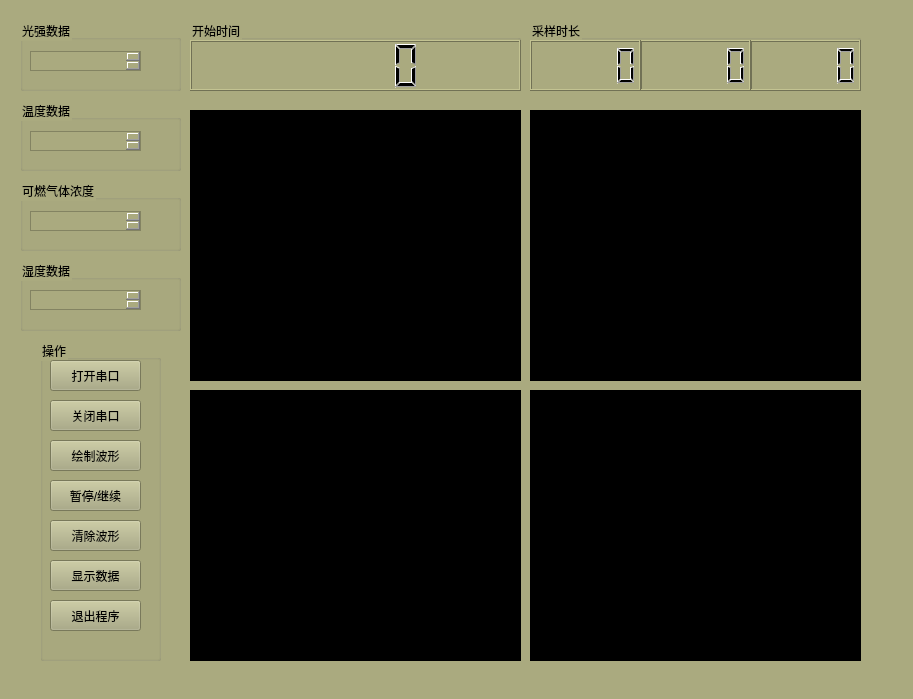
<?xml version="1.0" encoding="UTF-8"?>
<ui version="4.0">
 <class>Widget</class>
 <widget class="QWidget" name="Widget">
  <property name="geometry">
   <rect>
    <x>0</x>
    <y>0</y>
    <width>913</width>
    <height>699</height>
   </rect>
  </property>
  <property name="windowTitle">
   <string>Widget</string>
  </property>
  <property name="styleSheet">
   <string notr="true">background-color: rgb(170, 170, 127);</string>
  </property>
  <widget class="QWidget" name="widget" native="true">
   <property name="geometry">
    <rect>
     <x>190</x>
     <y>110</y>
     <width>331</width>
     <height>271</height>
    </rect>
   </property>
   <property name="styleSheet">
    <string notr="true">background-color: rgb(0, 0, 0);</string>
   </property>
   <widget class="QGraphicsView" name="graphicsView">
    <property name="enabled">
     <bool>true</bool>
    </property>
    <property name="geometry">
     <rect>
      <x>30</x>
      <y>20</y>
      <width>277</width>
      <height>226</height>
     </rect>
    </property>
    <property name="mouseTracking">
     <bool>false</bool>
    </property>
    <property name="acceptDrops">
     <bool>true</bool>
    </property>
    <property name="autoFillBackground">
     <bool>false</bool>
    </property>
    <property name="interactive">
     <bool>true</bool>
    </property>
    <property name="renderHints">
     <set>QPainter::TextAntialiasing</set>
    </property>
    <property name="dragMode">
     <enum>QGraphicsView::ScrollHandDrag</enum>
    </property>
    <property name="cacheMode">
     <set>QGraphicsView::CacheNone</set>
    </property>
    <property name="resizeAnchor">
     <enum>QGraphicsView::AnchorUnderMouse</enum>
    </property>
    <property name="optimizationFlags">
     <set>QGraphicsView::DontClipPainter</set>
    </property>
   </widget>
  </widget>
  <widget class="QGroupBox" name="groupBox_3">
   <property name="geometry">
    <rect>
     <x>40</x>
     <y>340</y>
     <width>121</width>
     <height>321</height>
    </rect>
   </property>
   <property name="styleSheet">
    <string notr="true">font: 12pt &quot;宋体&quot;;</string>
   </property>
   <property name="title">
    <string>操作</string>
   </property>
   <widget class="QPushButton" name="clearButton">
    <property name="geometry">
     <rect>
      <x>10</x>
      <y>180</y>
      <width>91</width>
      <height>31</height>
     </rect>
    </property>
    <property name="text">
     <string>清除波形</string>
    </property>
   </widget>
   <widget class="QPushButton" name="quitBtn">
    <property name="geometry">
     <rect>
      <x>10</x>
      <y>260</y>
      <width>91</width>
      <height>31</height>
     </rect>
    </property>
    <property name="text">
     <string>退出程序</string>
    </property>
   </widget>
   <widget class="QPushButton" name="openMyComBtn">
    <property name="geometry">
     <rect>
      <x>10</x>
      <y>20</y>
      <width>91</width>
      <height>31</height>
     </rect>
    </property>
    <property name="text">
     <string>打开串口</string>
    </property>
   </widget>
   <widget class="QPushButton" name="closeMyComBtn">
    <property name="geometry">
     <rect>
      <x>10</x>
      <y>60</y>
      <width>91</width>
      <height>31</height>
     </rect>
    </property>
    <property name="text">
     <string>关闭串口</string>
    </property>
   </widget>
   <widget class="QPushButton" name="drawButton">
    <property name="geometry">
     <rect>
      <x>10</x>
      <y>100</y>
      <width>91</width>
      <height>31</height>
     </rect>
    </property>
    <property name="text">
     <string>绘制波形</string>
    </property>
   </widget>
   <widget class="QPushButton" name="stopButton">
    <property name="geometry">
     <rect>
      <x>10</x>
      <y>140</y>
      <width>91</width>
      <height>31</height>
     </rect>
    </property>
    <property name="text">
     <string>暂停/继续</string>
    </property>
   </widget>
   <widget class="QPushButton" name="checkSqlBtn">
    <property name="geometry">
     <rect>
      <x>10</x>
      <y>220</y>
      <width>91</width>
      <height>31</height>
     </rect>
    </property>
    <property name="text">
     <string>显示数据</string>
    </property>
   </widget>
  </widget>
  <widget class="QGroupBox" name="groupBox_5">
   <property name="geometry">
    <rect>
     <x>190</x>
     <y>20</y>
     <width>331</width>
     <height>71</height>
    </rect>
   </property>
   <property name="styleSheet">
    <string notr="true">font: 11pt &quot;宋体&quot;;</string>
   </property>
   <property name="title">
    <string>开始时间</string>
   </property>
   <widget class="QLCDNumber" name="lcdNumber">
    <property name="geometry">
     <rect>
      <x>0</x>
      <y>20</y>
      <width>331</width>
      <height>51</height>
     </rect>
    </property>
   </widget>
  </widget>
  <widget class="QGroupBox" name="groupBox_7">
   <property name="geometry">
    <rect>
     <x>530</x>
     <y>20</y>
     <width>331</width>
     <height>71</height>
    </rect>
   </property>
   <property name="styleSheet">
    <string notr="true">font: 11pt &quot;宋体&quot;;</string>
   </property>
   <property name="title">
    <string>采样时长</string>
   </property>
   <widget class="QLCDNumber" name="lcdNumberS">
    <property name="geometry">
     <rect>
      <x>220</x>
      <y>20</y>
      <width>111</width>
      <height>51</height>
     </rect>
    </property>
    <property name="font">
     <font>
      <family>宋体</family>
      <pointsize>11</pointsize>
      <weight>50</weight>
      <italic>false</italic>
      <bold>false</bold>
     </font>
    </property>
   </widget>
   <widget class="QLCDNumber" name="lcdNumberM">
    <property name="geometry">
     <rect>
      <x>110</x>
      <y>20</y>
      <width>111</width>
      <height>51</height>
     </rect>
    </property>
    <property name="font">
     <font>
      <family>宋体</family>
      <pointsize>11</pointsize>
      <weight>50</weight>
      <italic>false</italic>
      <bold>false</bold>
     </font>
    </property>
   </widget>
   <widget class="QLCDNumber" name="lcdNumberH">
    <property name="geometry">
     <rect>
      <x>0</x>
      <y>20</y>
      <width>111</width>
      <height>51</height>
     </rect>
    </property>
    <property name="font">
     <font>
      <family>宋体</family>
      <pointsize>11</pointsize>
      <weight>50</weight>
      <italic>false</italic>
      <bold>false</bold>
     </font>
    </property>
   </widget>
  </widget>
  <widget class="QGroupBox" name="groupBox_2">
   <property name="geometry">
    <rect>
     <x>20</x>
     <y>100</y>
     <width>161</width>
     <height>71</height>
    </rect>
   </property>
   <property name="styleSheet">
    <string notr="true">font: 11pt &quot;宋体&quot;;</string>
   </property>
   <property name="title">
    <string>温度数据</string>
   </property>
   <widget class="QTextBrowser" name="textBrowser">
    <property name="enabled">
     <bool>true</bool>
    </property>
    <property name="geometry">
     <rect>
      <x>10</x>
      <y>31</y>
      <width>111</width>
      <height>20</height>
     </rect>
    </property>
    <property name="mouseTracking">
     <bool>false</bool>
    </property>
    <property name="acceptDrops">
     <bool>true</bool>
    </property>
    <property name="autoFillBackground">
     <bool>false</bool>
    </property>
    <property name="styleSheet">
     <string notr="true">color: rgb(255, 255, 0);</string>
    </property>
    <property name="tabChangesFocus">
     <bool>false</bool>
    </property>
    <property name="undoRedoEnabled">
     <bool>false</bool>
    </property>
    <property name="readOnly">
     <bool>true</bool>
    </property>
    <property name="overwriteMode">
     <bool>false</bool>
    </property>
    <property name="acceptRichText">
     <bool>true</bool>
    </property>
    <property name="textInteractionFlags">
     <set>Qt::TextBrowserInteraction</set>
    </property>
    <property name="openExternalLinks">
     <bool>false</bool>
    </property>
    <property name="openLinks">
     <bool>true</bool>
    </property>
   </widget>
  </widget>
  <widget class="QGroupBox" name="groupBox_4">
   <property name="geometry">
    <rect>
     <x>20</x>
     <y>180</y>
     <width>161</width>
     <height>71</height>
    </rect>
   </property>
   <property name="styleSheet">
    <string notr="true">font: 11pt &quot;宋体&quot;;</string>
   </property>
   <property name="title">
    <string>可燃气体浓度</string>
   </property>
   <widget class="QTextBrowser" name="textBrowser_2">
    <property name="enabled">
     <bool>true</bool>
    </property>
    <property name="geometry">
     <rect>
      <x>10</x>
      <y>31</y>
      <width>111</width>
      <height>20</height>
     </rect>
    </property>
    <property name="mouseTracking">
     <bool>false</bool>
    </property>
    <property name="acceptDrops">
     <bool>true</bool>
    </property>
    <property name="autoFillBackground">
     <bool>false</bool>
    </property>
    <property name="styleSheet">
     <string notr="true">color: rgb(255, 255, 0);</string>
    </property>
    <property name="tabChangesFocus">
     <bool>false</bool>
    </property>
    <property name="undoRedoEnabled">
     <bool>false</bool>
    </property>
    <property name="readOnly">
     <bool>true</bool>
    </property>
    <property name="overwriteMode">
     <bool>false</bool>
    </property>
    <property name="acceptRichText">
     <bool>true</bool>
    </property>
    <property name="textInteractionFlags">
     <set>Qt::TextBrowserInteraction</set>
    </property>
    <property name="openExternalLinks">
     <bool>false</bool>
    </property>
    <property name="openLinks">
     <bool>true</bool>
    </property>
   </widget>
  </widget>
  <widget class="QGroupBox" name="groupBox_8">
   <property name="geometry">
    <rect>
     <x>20</x>
     <y>20</y>
     <width>161</width>
     <height>71</height>
    </rect>
   </property>
   <property name="styleSheet">
    <string notr="true">font: 11pt &quot;宋体&quot;;</string>
   </property>
   <property name="title">
    <string>光强数据</string>
   </property>
   <widget class="QTextBrowser" name="textBrowser_3">
    <property name="enabled">
     <bool>true</bool>
    </property>
    <property name="geometry">
     <rect>
      <x>10</x>
      <y>31</y>
      <width>111</width>
      <height>20</height>
     </rect>
    </property>
    <property name="mouseTracking">
     <bool>false</bool>
    </property>
    <property name="acceptDrops">
     <bool>true</bool>
    </property>
    <property name="autoFillBackground">
     <bool>false</bool>
    </property>
    <property name="styleSheet">
     <string notr="true">color: rgb(255, 255, 0);</string>
    </property>
    <property name="tabChangesFocus">
     <bool>false</bool>
    </property>
    <property name="undoRedoEnabled">
     <bool>false</bool>
    </property>
    <property name="readOnly">
     <bool>true</bool>
    </property>
    <property name="overwriteMode">
     <bool>false</bool>
    </property>
    <property name="acceptRichText">
     <bool>true</bool>
    </property>
    <property name="textInteractionFlags">
     <set>Qt::TextBrowserInteraction</set>
    </property>
    <property name="openExternalLinks">
     <bool>false</bool>
    </property>
    <property name="openLinks">
     <bool>true</bool>
    </property>
   </widget>
  </widget>
  <widget class="QGroupBox" name="groupBox_9">
   <property name="geometry">
    <rect>
     <x>20</x>
     <y>260</y>
     <width>161</width>
     <height>71</height>
    </rect>
   </property>
   <property name="styleSheet">
    <string notr="true">font: 11pt &quot;宋体&quot;;</string>
   </property>
   <property name="title">
    <string>湿度数据</string>
   </property>
   <widget class="QTextBrowser" name="textBrowser_4">
    <property name="enabled">
     <bool>true</bool>
    </property>
    <property name="geometry">
     <rect>
      <x>10</x>
      <y>30</y>
      <width>111</width>
      <height>20</height>
     </rect>
    </property>
    <property name="mouseTracking">
     <bool>false</bool>
    </property>
    <property name="acceptDrops">
     <bool>true</bool>
    </property>
    <property name="autoFillBackground">
     <bool>false</bool>
    </property>
    <property name="styleSheet">
     <string notr="true">color: rgb(255, 255, 0);</string>
    </property>
    <property name="tabChangesFocus">
     <bool>false</bool>
    </property>
    <property name="undoRedoEnabled">
     <bool>false</bool>
    </property>
    <property name="readOnly">
     <bool>true</bool>
    </property>
    <property name="overwriteMode">
     <bool>false</bool>
    </property>
    <property name="acceptRichText">
     <bool>true</bool>
    </property>
    <property name="textInteractionFlags">
     <set>Qt::TextBrowserInteraction</set>
    </property>
    <property name="openExternalLinks">
     <bool>false</bool>
    </property>
    <property name="openLinks">
     <bool>true</bool>
    </property>
   </widget>
  </widget>
  <widget class="QWidget" name="widget_2" native="true">
   <property name="geometry">
    <rect>
     <x>530</x>
     <y>110</y>
     <width>331</width>
     <height>271</height>
    </rect>
   </property>
   <property name="styleSheet">
    <string notr="true">background-color: rgb(0, 0, 0);</string>
   </property>
   <widget class="QGraphicsView" name="graphicsView_2">
    <property name="enabled">
     <bool>true</bool>
    </property>
    <property name="geometry">
     <rect>
      <x>30</x>
      <y>20</y>
      <width>277</width>
      <height>226</height>
     </rect>
    </property>
    <property name="mouseTracking">
     <bool>false</bool>
    </property>
    <property name="acceptDrops">
     <bool>true</bool>
    </property>
    <property name="autoFillBackground">
     <bool>false</bool>
    </property>
    <property name="interactive">
     <bool>true</bool>
    </property>
    <property name="renderHints">
     <set>QPainter::TextAntialiasing</set>
    </property>
    <property name="dragMode">
     <enum>QGraphicsView::ScrollHandDrag</enum>
    </property>
    <property name="cacheMode">
     <set>QGraphicsView::CacheNone</set>
    </property>
    <property name="resizeAnchor">
     <enum>QGraphicsView::AnchorUnderMouse</enum>
    </property>
    <property name="optimizationFlags">
     <set>QGraphicsView::DontClipPainter</set>
    </property>
   </widget>
  </widget>
  <widget class="QWidget" name="widget_3" native="true">
   <property name="geometry">
    <rect>
     <x>190</x>
     <y>390</y>
     <width>331</width>
     <height>271</height>
    </rect>
   </property>
   <property name="styleSheet">
    <string notr="true">background-color: rgb(0, 0, 0);</string>
   </property>
   <widget class="QGraphicsView" name="graphicsView_3">
    <property name="enabled">
     <bool>true</bool>
    </property>
    <property name="geometry">
     <rect>
      <x>30</x>
      <y>20</y>
      <width>277</width>
      <height>226</height>
     </rect>
    </property>
    <property name="mouseTracking">
     <bool>false</bool>
    </property>
    <property name="acceptDrops">
     <bool>true</bool>
    </property>
    <property name="autoFillBackground">
     <bool>false</bool>
    </property>
    <property name="interactive">
     <bool>true</bool>
    </property>
    <property name="renderHints">
     <set>QPainter::TextAntialiasing</set>
    </property>
    <property name="dragMode">
     <enum>QGraphicsView::ScrollHandDrag</enum>
    </property>
    <property name="cacheMode">
     <set>QGraphicsView::CacheNone</set>
    </property>
    <property name="resizeAnchor">
     <enum>QGraphicsView::AnchorUnderMouse</enum>
    </property>
    <property name="optimizationFlags">
     <set>QGraphicsView::DontClipPainter</set>
    </property>
   </widget>
  </widget>
  <widget class="QWidget" name="widget_4" native="true">
   <property name="geometry">
    <rect>
     <x>530</x>
     <y>390</y>
     <width>331</width>
     <height>271</height>
    </rect>
   </property>
   <property name="styleSheet">
    <string notr="true">background-color: rgb(0, 0, 0);</string>
   </property>
   <widget class="QGraphicsView" name="graphicsView_4">
    <property name="enabled">
     <bool>true</bool>
    </property>
    <property name="geometry">
     <rect>
      <x>30</x>
      <y>20</y>
      <width>277</width>
      <height>226</height>
     </rect>
    </property>
    <property name="mouseTracking">
     <bool>false</bool>
    </property>
    <property name="acceptDrops">
     <bool>true</bool>
    </property>
    <property name="autoFillBackground">
     <bool>false</bool>
    </property>
    <property name="interactive">
     <bool>true</bool>
    </property>
    <property name="renderHints">
     <set>QPainter::TextAntialiasing</set>
    </property>
    <property name="dragMode">
     <enum>QGraphicsView::ScrollHandDrag</enum>
    </property>
    <property name="cacheMode">
     <set>QGraphicsView::CacheNone</set>
    </property>
    <property name="resizeAnchor">
     <enum>QGraphicsView::AnchorUnderMouse</enum>
    </property>
    <property name="optimizationFlags">
     <set>QGraphicsView::DontClipPainter</set>
    </property>
   </widget>
  </widget>
 </widget>
 <layoutdefault spacing="6" margin="11"/>
 <resources/>
 <connections/>
</ui>
